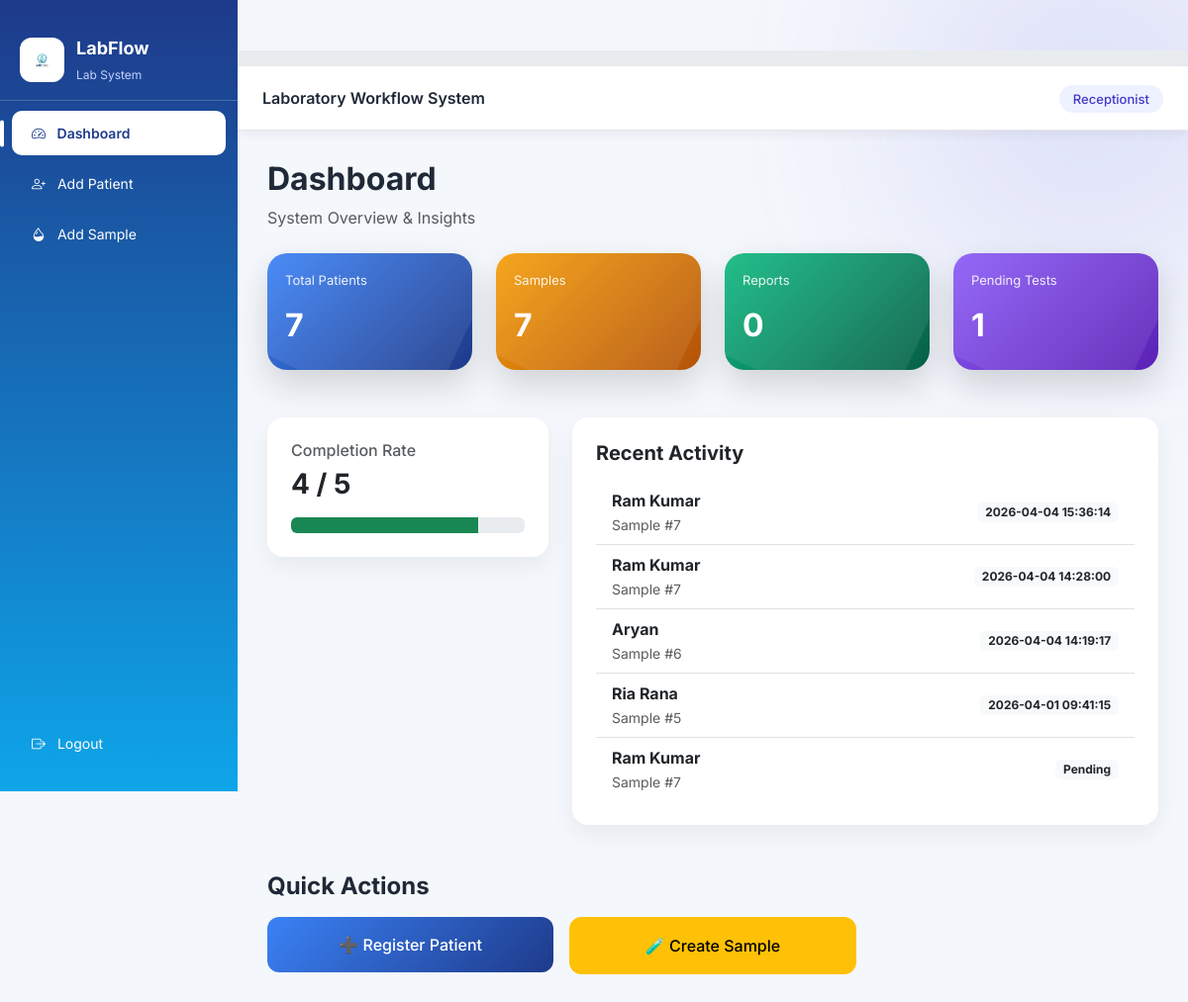
/dashboard.php (signed in), run on the app's committed database.
### tables this page shows
CREATE TABLE `sample_test` (
  `sample_test_id` int(11) NOT NULL,
  `sample_id` int(11) DEFAULT NULL,
  `test_id` int(11) DEFAULT NULL,
  `result_value` varchar(50) DEFAULT NULL,
  `performed_at` datetime DEFAULT NULL
);

CREATE TABLE `patient` (
  `patient_id` int(11) NOT NULL,
  `patient_name` varchar(100) NOT NULL,
  `date_of_birth` date DEFAULT NULL,
  `gender` enum('Male','Female','Other') DEFAULT NULL,
  `contact_number` varchar(15) DEFAULT NULL,
  `email` varchar(100) DEFAULT NULL,
  `address` text DEFAULT NULL,
  `registration_date` date NOT NULL
);

CREATE TABLE `sample` (
  `sample_id` int(11) NOT NULL,
  `sample_type` varchar(50) NOT NULL,
  `collection_date` datetime NOT NULL,
  `sample_status` varchar(30) NOT NULL,
  `patient_id` int(11) NOT NULL
);

### dashboard.php (the view, shortened to what this page needs)
<?php
include "db.php";
include "header.php";
$patients = $conn->query("SELECT COUNT(*) as total FROM patient")->fetch_assoc()['total'];
$samples = $conn->query("SELECT COUNT(*) as total FROM sample")->fetch_assoc()['total'];
$reports = $conn->query("SELECT COUNT(*) as total FROM report")->fetch_assoc()['total'];
$pending_tests = $conn->query("SELECT COUNT(*) as total FROM sample_test WHERE result_value IS NULL")->fetch_assoc()['total'];
$completed_tests = $conn->query("SELECT COUNT(*) as total FROM sample_test WHERE result_value IS NOT NULL")->fetch_assoc()['total'];
$role = $_SESSION["role"];
?>
<h2 class="fw-bold">Dashboard</h2>
<p class="text-muted mb-4">System Overview & Insights</p>
<div class="row g-4">
<div class="col-md-3">
<div class="dashboard-card card-blue">
<p>Total Patients</p>
<h2><?= $patients ?></h2>
</div>
</div>
<div class="col-md-3">
<div class="dashboard-card card-orange">
<p>Samples</p>
<h2><?= $samples ?></h2>
</div>
</div>
<div class="col-md-3">
<div class="dashboard-card card-green">
<p>Reports</p>
<h2><?= $reports ?></h2>
</div>
</div>
<div class="col-md-3">
<div class="dashboard-card card-purple">
<p>Pending Tests</p>
<h2><?= $pending_tests ?></h2>
</div>
</div>
</div>
<div class="row mt-4 g-4">
<div class="col-md-4">
<div class="card p-4">
<h6 class="text-muted">Completion Rate</h6>
<h3 class="fw-bold">
<?= $completed_tests ?> / <?= ($completed_tests + $pending_tests) ?>
</h3>
<div class="progress mt-2">
<div class="progress-bar bg-success" style="width: <?= ($completed_tests*100)/max(1,($completed_tests+$pending_tests)) ?>%"></div>
</div>
</div>
</div>
<div class="col-md-8">
<div class="card p-4">
<h5 class="fw-bold mb-3">Recent Activity</h5>
<?php
$recent = $conn->query("
SELECT p.patient_name, s.sample_id, st.performed_at
FROM sample_test st
JOIN sample s ON st.sample_id = s.sample_id
JOIN patient p ON s.patient_id = p.patient_id
ORDER BY st.performed_at DESC LIMIT 5
");
?>
<?php if($recent->num_rows > 0): ?>
<ul class="list-group list-group-flush">
<?php while($row = $recent->fetch_assoc()): ?>
<li class="list-group-item d-flex justify-content-between align-items-center">
<div>
<strong><?= $row['patient_name'] ?></strong>
<br>
<small class="text-muted">Sample #<?= $row['sample_id'] ?></small>
</div>
<span class="badge bg-light text-dark">
<?= $row['performed_at'] ?? 'Pending' ?>
</span>
</li>
<?php endwhile; ?>
</ul>
<?php else: ?>
<div class="empty-state">No recent activity</div>
<?php endif; ?>
</div>
</div>
</div>
<div class="mt-5">
<h4 class="fw-bold mb-3">Quick Actions</h4>
<div class="row g-3">
<?php if ($role == "Receptionist"): ?>
<div class="col-md-4">
<a href="receptionist/add_patient.php" class="btn btn-primary w-100 p-3">
➕ Register Patient
</a>
</div>
<div class="col-md-4">
<a href="receptionist/add_sample.php" class="btn btn-warning w-100 p-3">
🧪 Create Sample
</a>
</div>
<?php endif; ?>
</div>
</div>
<?php include "footer.php"; ?>

### header.php (shortened to what this page needs)
<!DOCTYPE html>
<html lang="en">
<head>
<link href="https://cdn.jsdelivr.net/npm/bootstrap@5.3.2/dist/css/bootstrap.min.css" rel="stylesheet">
<link href="https://cdn.jsdelivr.net/npm/bootstrap-icons@1.11.3/font/bootstrap-icons.css" rel="stylesheet">
<link href="/lab-workflow/assets/css/style.css" rel="stylesheet">
</head>
<body>
<?php if (isset($_SESSION["role"])): ?>
<div class="sidebar">
    <div class="logo">
        <img src="/lab-workflow/assets/images/logo.jpg" alt="Logo">
        <div>
            <div class="logo-title">LabFlow</div>
            <small class="logo-sub">Lab System</small>
        </div>
    </div>
    <nav>
        <a href="/lab-workflow/dashboard.php"
           class="<?= basename($_SERVER['PHP_SELF']) == 'dashboard.php' ? 'active' : '' ?>">
            <i class="bi bi-speedometer2"></i>
            <span>Dashboard</span>
        </a>
        <?php if ($_SESSION["role"] == "Receptionist"): ?>
            <a href="/lab-workflow/receptionist/add_patient.php"
               class="<?= basename($_SERVER['PHP_SELF']) == 'add_patient.php' ? 'active' : '' ?>">
                <i class="bi bi-person-plus"></i>
                <span>Add Patient</span>
            </a>
            <a href="/lab-workflow/receptionist/add_sample.php"
               class="<?= basename($_SERVER['PHP_SELF']) == 'add_sample.php' ? 'active' : '' ?>">
                <i class="bi bi-droplet-half"></i>
                <span>Add Sample</span>
            </a>
        <?php endif; ?>
    </nav>
    <div class="sidebar-footer">
        <a href="/lab-workflow/logout.php">
            <i class="bi bi-box-arrow-right"></i>
            <span>Logout</span>
        </a>
    </div>
</div>
<div class="user-info d-flex align-items-center gap-2">
    <div class="avatar">
    </div>
    <span class="role-badge">
    </span>
</div>
<div class="progress mt-3">
</div>
<div class="topbar">
    <div class="page-title fw-semibold">
        Laboratory Workflow System
    </div>
    <div class="user-info">
        <span class="role">
            <?= htmlspecialchars($_SESSION["role"]) ?>
        </span>
    </div>
</div>
<div class="main-content">
<?php else: ?>
<div class="container mt-5">
<?php endif; ?>

### footer.php (shortened to what this page needs)
</div>
</body>
</html>

### assets/css/style.css (style rules this page uses)
body { font-family: "Inter", "Segoe UI", sans-serif; background:#f4f7fb; color:#1f2937; }
* { transition: background 0.2s ease, transform 0.2s ease, box-shadow 0.2s ease; }
html { scroll-behavior:smooth; }
.sidebar { position:fixed; top:0; left:0; width:240px; height:100vh; background:linear-gradient(180deg,#1e3a8a,#0ea5e9); padding-top:20px; color:white; backdrop-filter: blur(12px); }
.sidebar a { display:block; padding:12px 20px; margin:6px 12px; color:white; text-decoration:none; font-size:14px; border-radius:10px; }
.sidebar a.active { background:white; color:#1e3a8a; font-weight:600; position:relative; }
.sidebar a.active::before { content:""; position:absolute; left:-12px; top:50%; transform:translateY(-50%); width:4px; height:60%; background:white; border-radius:10px; }
.sidebar a i { margin-right:8px; }
.logo { display:flex; align-items:center; gap:12px; padding:15px 20px; border-bottom:1px solid rgba(255,255,255,0.2); margin-bottom:10px; }
.logo img { width:45px; height:45px; border-radius:12px; background:white; padding:5px; object-fit:contain; }
.logo-title { font-size:18px; font-weight:700; color:white; }
.logo-sub { font-size:12px; color:#c7d2fe; }
.sidebar-footer { position:absolute; bottom:20px; width:100%; }
.topbar { margin-left:240px; height:65px; background:white; display:flex; align-items:center; justify-content:space-between; padding:0 25px; border-bottom:1px solid #e5e7eb; box-shadow:0 4px 10px rgba(0,0,0,0.05); backdrop-filter: blur(10px); }
.role { background:#eef2ff; color:#4338ca; padding:6px 14px; border-radius:20px; font-size:13px; font-weight:500; }
.avatar { width:35px; height:35px; background:#6366f1; color:white; border-radius:50%; display:flex; align-items:center; justify-content:center; font-weight:bold; box-shadow:0 0 10px rgba(99,102,241,0.5); }
.main-content { margin-left:240px; padding:30px; animation:fadePage 0.3s ease-in-out; }
.card { border:none; border-radius:16px; box-shadow:0 10px 25px rgba(0,0,0,0.06); overflow:hidden; }
.dashboard-card { border-radius:20px; padding:18px; color:white; box-shadow:0 15px 35px rgba(0,0,0,0.15); position:relative; overflow:hidden; }
.dashboard-card::after { content:""; position:absolute; width:150%; height:150%; background:rgba(255,255,255,0.08); top:-50%; left:-50%; transform:rotate(25deg); }
.dashboard-card p { font-size:13px; opacity:0.9; }
.dashboard-card h2 { font-size:32px; font-weight:700; }
.card-blue { background: linear-gradient(135deg,#3b82f6,#1e3a8a); }
.card-orange { background: linear-gradient(135deg,#f59e0b,#b45309); }
.card-green { background: linear-gradient(135deg,#10b981,#065f46); }
.card-purple { background: linear-gradient(135deg,#8b5cf6,#5b21b6); }
.btn { border-radius:12px; padding:10px 16px; font-weight:500; }
.btn-primary { background:linear-gradient(135deg,#3b82f6,#1e3a8a); border:none; }
body::before { content:""; position:fixed; width:300px; height:300px; background:#6366f1; filter:blur(120px); top:-50px; right:-50px; opacity:0.2; z-index:-1; }

### data on the page
sample_test: patient.patient_name "Ram Kumar", sample.sample_id "7", performed_at "2026-04-04 15:36:14"
sample_test: patient.patient_name "Ram Kumar", sample.sample_id "7", performed_at "2026-04-04 14:28:00"
sample_test: patient.patient_name "Aryan", sample.sample_id "6", performed_at "2026-04-04 14:19:17"
sample_test: patient.patient_name "Ria Rana", sample.sample_id "5", performed_at "2026-04-01 09:41:15"
sample_test: patient.patient_name "Ram Kumar", sample.sample_id "7", performed_at "Pending"

### other printed values
$_SESSION["role"] "Receptionist"
$patients "7"
$samples "7"
$reports "0"
$pending_tests "1"
$completed_tests "4"
$completed_tests + $pending_tests "5"
